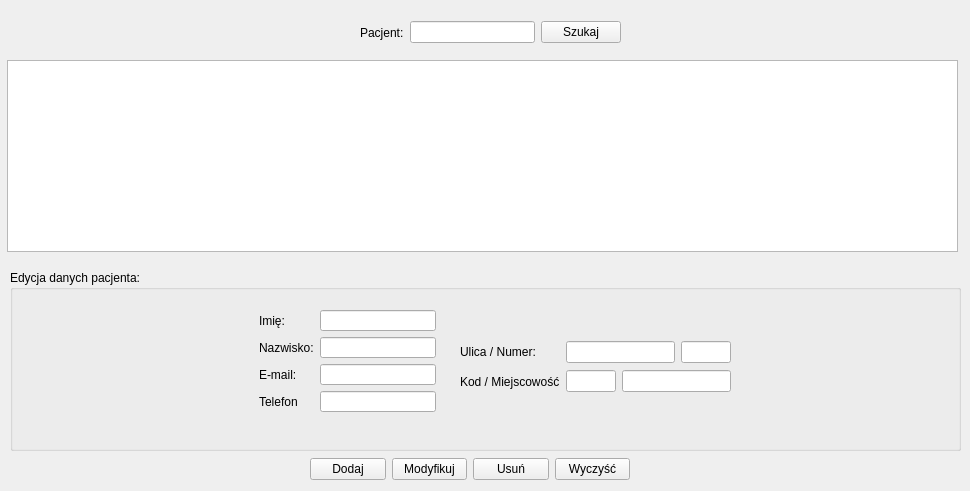
    <widget class="QWidget" name="pacjenciTab">
     <attribute name="title">
      <string>Pacjenci</string>
     </attribute>
     <widget class="QTableView" name="pacjenciTableView">
      <property name="geometry">
       <rect>
        <x>7</x>
        <y>60</y>
        <width>951</width>
        <height>192</height>
       </rect>
      </property>
     </widget>
     <widget class="QGroupBox" name="danePacjentaGroupBox">
      <property name="geometry">
       <rect>
        <x>10</x>
        <y>270</y>
        <width>951</width>
        <height>181</height>
       </rect>
      </property>
      <property name="title">
       <string>Edycja danych pacjenta:</string>
      </property>
      <widget class="QWidget" name="layoutWidget">
       <property name="geometry">
        <rect>
         <x>249</x>
         <y>40</y>
         <width>177</width>
         <height>102</height>
        </rect>
       </property>
       <layout class="QHBoxLayout" name="horizontalLayout_7">
        <item>
         <layout class="QVBoxLayout" name="verticalLayout_7">
          <item>
           <widget class="QLabel" name="label_15">
            <property name="text">
             <string>Imię:</string>
            </property>
           </widget>
          </item>
          <item>
           <widget class="QLabel" name="label_16">
            <property name="text">
             <string>Nazwisko:</string>
            </property>
           </widget>
          </item>
          <item>
           <widget class="QLabel" name="label_17">
            <property name="text">
             <string>E-mail:</string>
            </property>
           </widget>
          </item>
          <item>
           <widget class="QLabel" name="label_18">
            <property name="text">
             <string>Telefon</string>
            </property>
           </widget>
          </item>
         </layout>
        </item>
        <item>
         <layout class="QVBoxLayout" name="verticalLayout_6">
          <item>
           <widget class="QLineEdit" name="imiePacjenciLineEdit"/>
          </item>
          <item>
           <widget class="QLineEdit" name="nazwiskoPacjenciLineEdit"/>
          </item>
          <item>
           <widget class="QLineEdit" name="emailPacjenciLineEdit"/>
          </item>
          <item>
           <widget class="QLineEdit" name="telefonPacjenciLineEdit"/>
          </item>
         </layout>
        </item>
       </layout>
      </widget>
      <widget class="QWidget" name="layoutWidget">
       <property name="geometry">
        <rect>
         <x>450</x>
         <y>70</y>
         <width>271</width>
         <height>54</height>
        </rect>
       </property>
       <layout class="QHBoxLayout" name="horizontalLayout_23">
        <item>
         <layout class="QVBoxLayout" name="verticalLayout_9">
          <item>
           <widget class="QLabel" name="label_19">
            <property name="text">
             <string>Ulica / Numer:</string>
            </property>
           </widget>
          </item>
          <item>
           <widget class="QLabel" name="label_20">
            <property name="text">
             <string>&lt;html&gt;&lt;head/&gt;&lt;body&gt;&lt;p&gt;Kod / Miejscowość&lt;/p&gt;&lt;/body&gt;&lt;/html&gt;</string>
            </property>
           </widget>
          </item>
         </layout>
        </item>
        <item>
         <layout class="QVBoxLayout" name="verticalLayout_8">
          <item>
           <layout class="QHBoxLayout" name="horizontalLayout_8">
            <item>
             <widget class="QLineEdit" name="ulicaPacjenciLineEdit"/>
            </item>
            <item>
             <widget class="QLineEdit" name="numerPacjenciLineEdit">
              <property name="maximumSize">
               <size>
                <width>50</width>
                <height>16777215</height>
               </size>
              </property>
             </widget>
            </item>
           </layout>
          </item>
          <item>
           <layout class="QHBoxLayout" name="horizontalLayout_22">
            <item>
             <widget class="QLineEdit" name="kodPacjenciLineEdit">
              <property name="maximumSize">
               <size>
                <width>50</width>
                <height>16777215</height>
               </size>
              </property>
             </widget>
            </item>
            <item>
             <widget class="QLineEdit" name="miejscowoscPacjenciLineEdit"/>
            </item>
           </layout>
          </item>
         </layout>
        </item>
       </layout>
      </widget>
     </widget>
     <widget class="QWidget" name="layoutWidget">
      <property name="geometry">
       <rect>
        <x>360</x>
        <y>20</y>
        <width>261</width>
        <height>25</height>
       </rect>
      </property>
      <layout class="QHBoxLayout" name="horizontalLayout_5">
       <item>
        <widget class="QLabel" name="label_14">
         <property name="text">
          <string>Pacjent:</string>
         </property>
        </widget>
       </item>
       <item>
        <widget class="QLineEdit" name="szukajPacjentaLineEdit"/>
       </item>
       <item>
        <widget class="QPushButton" name="szukajPacjentaBtn">
         <property name="text">
          <string>Szukaj</string>
         </property>
        </widget>
       </item>
      </layout>
     </widget>
     <widget class="QWidget" name="layoutWidget">
      <property name="geometry">
       <rect>
        <x>310</x>
        <y>457</y>
        <width>320</width>
        <height>25</height>
       </rect>
      </property>
      <layout class="QHBoxLayout" name="horizontalLayout_6">
       <item>
        <widget class="QPushButton" name="pacjenciDodajBtn">
         <property name="text">
          <string>Dodaj</string>
         </property>
        </widget>
       </item>
       <item>
        <widget class="QPushButton" name="modyfikujDanePacjentaBtn">
         <property name="text">
          <string>Modyfikuj</string>
         </property>
        </widget>
       </item>
       <item>
        <widget class="QPushButton" name="pacjenciUsunBtn">
         <property name="text">
          <string>Usuń</string>
         </property>
        </widget>
       </item>
       <item>
        <widget class="QPushButton" name="pacjenciWyczyscBtn">
         <property name="text">
          <string>Wyczyść</string>
         </property>
        </widget>
       </item>
      </layout>
     </widget>
    </widget>
